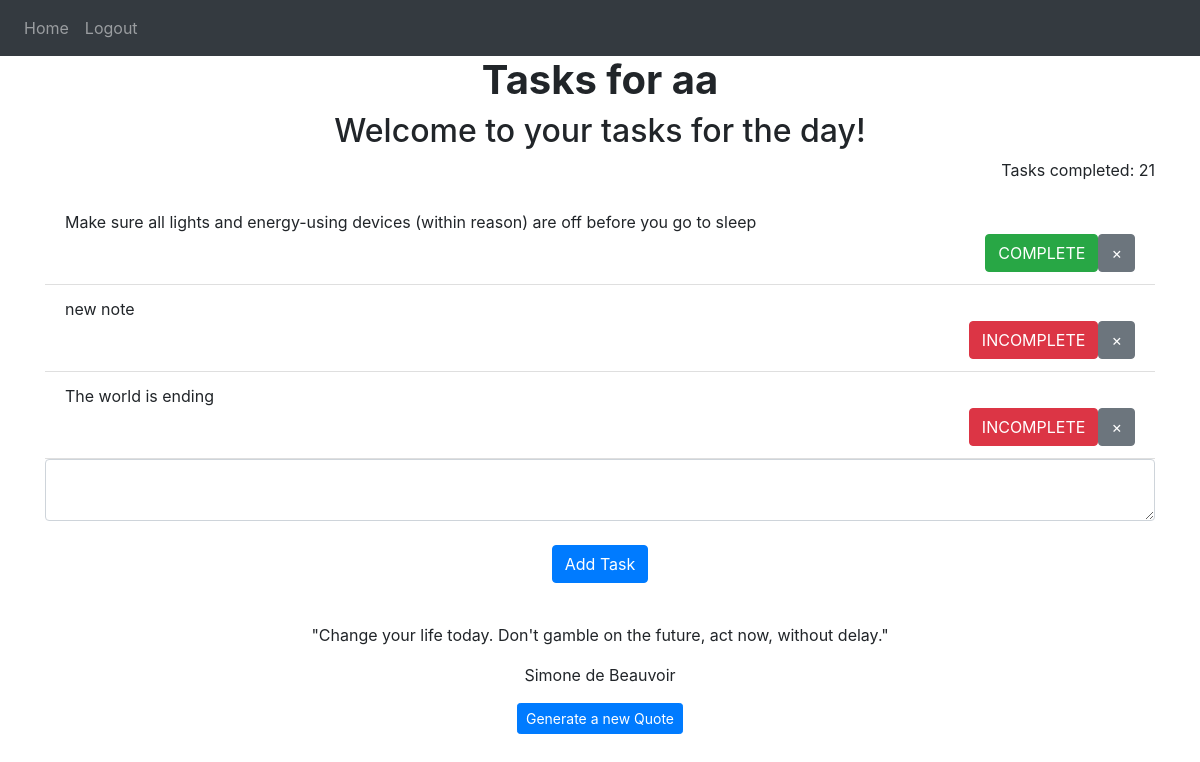
Page / (signed in) on the earlier database version.
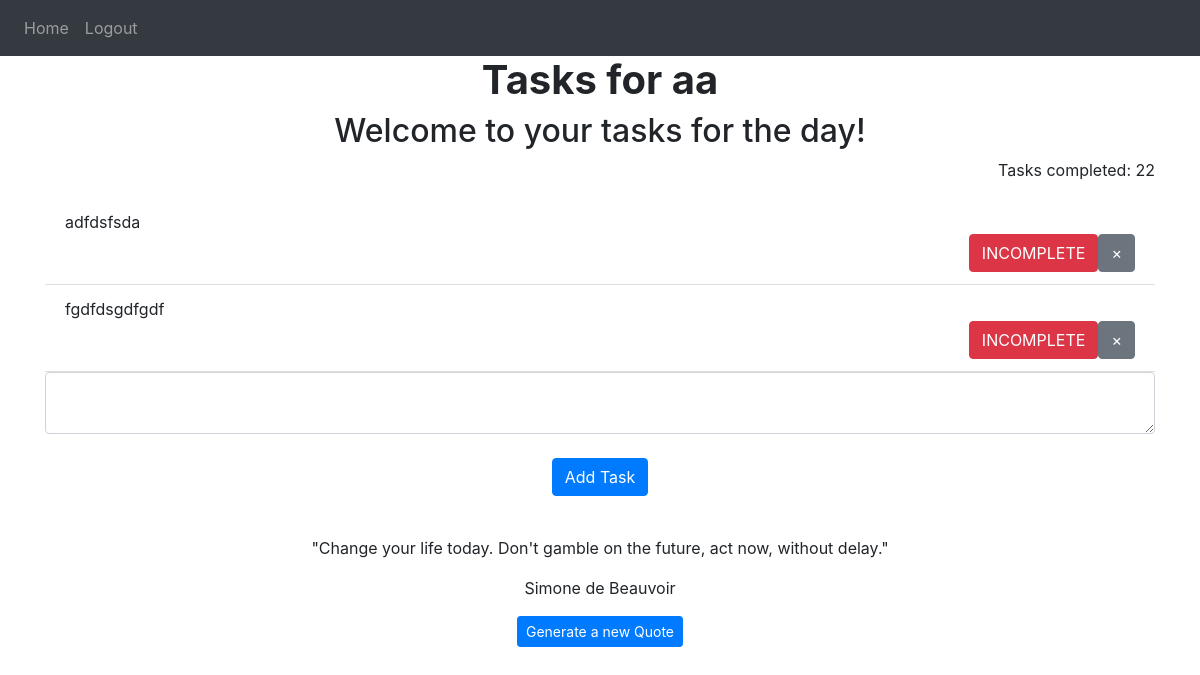
Same page on the later database version.
### website/models.py (models this page shows)
class User(db.Model, UserMixin): # create a new class to inherit from the UserMixin class
    id = db.Column(db.Integer, primary_key=True) # create a new column called id with type Integer and primary key
    email = db.Column(db.String(150), unique=True, nullable=False) # create a new column called email with type String and unique and has to be filled
    password = db.Column(db.String(150), nullable=False) # create a new column called password with type String and has to be filled
    first_name = db.Column(db.String(150))
    notes = db.relationship('Note') # create a relationship between the user and the note table
    user_state = db.Column(db.String(150))
    total_points = db.Column(db.Integer, default=0) # a column in the database with type Integer and default value of 0

class Note(db.Model):
    id = db.Column(db.Integer, primary_key=True)
    data = db.Column(db.String(10000))
    date = db.Column(db.DateTime(timezone=True), default=func.now())
    user_id = db.Column(db.Integer, db.ForeignKey('user.id')) # foreign key to user table to get the user id of who made the note
    points = db.Column(db.Integer)
    complete = db.Column(db.Boolean, default=False)

### website/routes.py (the view, shortened to what this page needs)
@routes.route('/', methods=['GET', "POST"])
@login_required
def home():
    return render_template("home.html", user=current_user)

### website/__init__.py (called while the page is built)
def create_app():
    app = Flask(__name__)
    app.config['SECRET_KEY'] = 'secret key for cookies'
    app.config['SQLALCHEMY_DATABASE_URI'] = f'sqlite:///{DB_NAME}'
    db.init_app(app) # init db with current app
    from .routes import routes
    from .auth import auth
    app.register_blueprint(routes, url_prefix='/')
    app.register_blueprint(auth, url_prefix='/')
    from .models import User, Note
    login_manager = LoginManager()
    login_manager.login_view = 'auth.login'
    login_manager.init_app(app)
    @login_manager.user_loader
    def load_user(id):
        return User.query.get(int(id))
    create_database(app)
    return app

### website/templates/home.html (shortened to what this page needs)
{% extends "base.html" %} {% block title %}Home{% endblock %} {% block content
%}
<h1 align="center"><b>Tasks for {{ user.first_name }}</b><br>
</h1>
<h2 align="center">Welcome to your tasks for the day!</h2>
<p align="right">Tasks completed: {{ user.total_points }}</p>
<ul class="list-group list-group-flush" id="notes">
  {% for note in user.notes %}
  <li class="list-group-item">
    <div class="note-container">
      <div class="note-data">{{ note.data }}</div>
      <div class="note-actions d-flex flex-row">
        <div class="note-complete">
          {% if note.complete %}
            <button class="btn btn-success" onClick="addPoints({{ note.id }})">COMPLETE</button>
          {% else %}
            <button class="btn btn-danger" onClick="addPoints({{ note.id }})">INCOMPLETE</button>
          {% endif %}
        </div>
        <div class="note-close">
          <button type="button" class="btn btn-secondary" onClick="deleteNote({{ note.id }})">
            <span aria-hidden="true">&times;</span>
          </button>
        </div>
      </div>
    </div>
  </li>
  {% endfor %}
</ul>
<form method="POST">
  <textarea name="note" id="note" class="form-control"></textarea>
  <br />
  <div align="center">
    <button type="submit" class="btn btn-primary">Add Task</button>
  </div>
</form>
     <div align="center" style="margin: 30px; padding: 10px" mid="quote-container">
        <div id="quote-l">
            <blockquote id="quote-line">"Change your life today. Don't gamble on the future, act now, without delay."</blockquote>
        </div>
        <div  id="quote-a">
            <p id="quote-line" id="quote-author">Simone de Beauvoir</p>
        </div>
        <a style="color: white;" onClick="genQuote();" class="waves-light btn btn-primary btn-sm quote-b">Generate a new Quote</a>
    </div>
{% endblock %}

### website/templates/base.html (shortened to what this page needs)
<!DOCTYPE html>
<html lang="en">
  <head>
    <link
      rel="stylesheet"
      href="https://stackpath.bootstrapcdn.com/bootstrap/4.4.1/css/bootstrap.min.css"
    />
    <link
      rel="stylesheet"
      href="https://stackpath.bootstrapcdn.com/font-awesome/4.7.0/css/font-awesome.min.css"
    />
    <link
      rel="stylesheet"
      href="{{ url_for('static', filename='stylesheet.css') }}"
    />
  </head>
  <body>
    <nav class="navbar navbar-expand-lg navbar-dark bg-dark">
      <div class="collapse navbar-collapse" id="navbar">
        <div class="navbar-nav">
          {% if user.is_authenticated %}
          <a class="nav-item nav-link" id="home" href="/">Home</a>
          <a class="nav-item nav-link" id="logout" href="/logout">Logout</a>
          {% else %}
          <a class="nav-item nav-link" id="login" href="/login">Login</a>
          <a class="nav-item nav-link" id="signUp" href="/sign-up">Sign Up</a>
          {% endif %}
        </div>
      </div>
    </nav>
    <div class="container">{% block content %}{% endblock %}</div>
  </body>
</html>

### website/static/stylesheet.css (style rules this page uses)
.note-container div { justify-content: end; }

Differences in the rows shown:
removed Note: data "Make sure all lights and energy-using devices (within reason) are off before you go to sleep"
removed Note: data "new note"
removed Note: data "The world is ending"
changed User "aa": total_points "21" → "22"
added Note: data "adfdsfsda"
added Note: data "fgdfdsgdfgdf"
